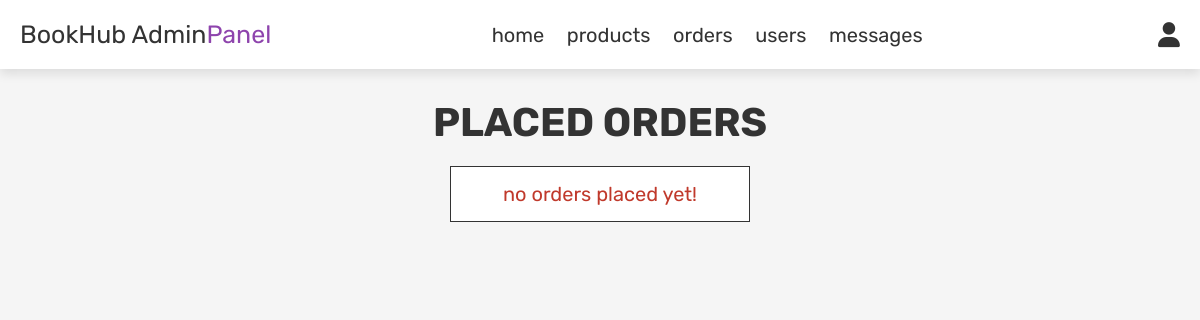
Before: /admin/admin_orders.php (signed in) with the older database file.
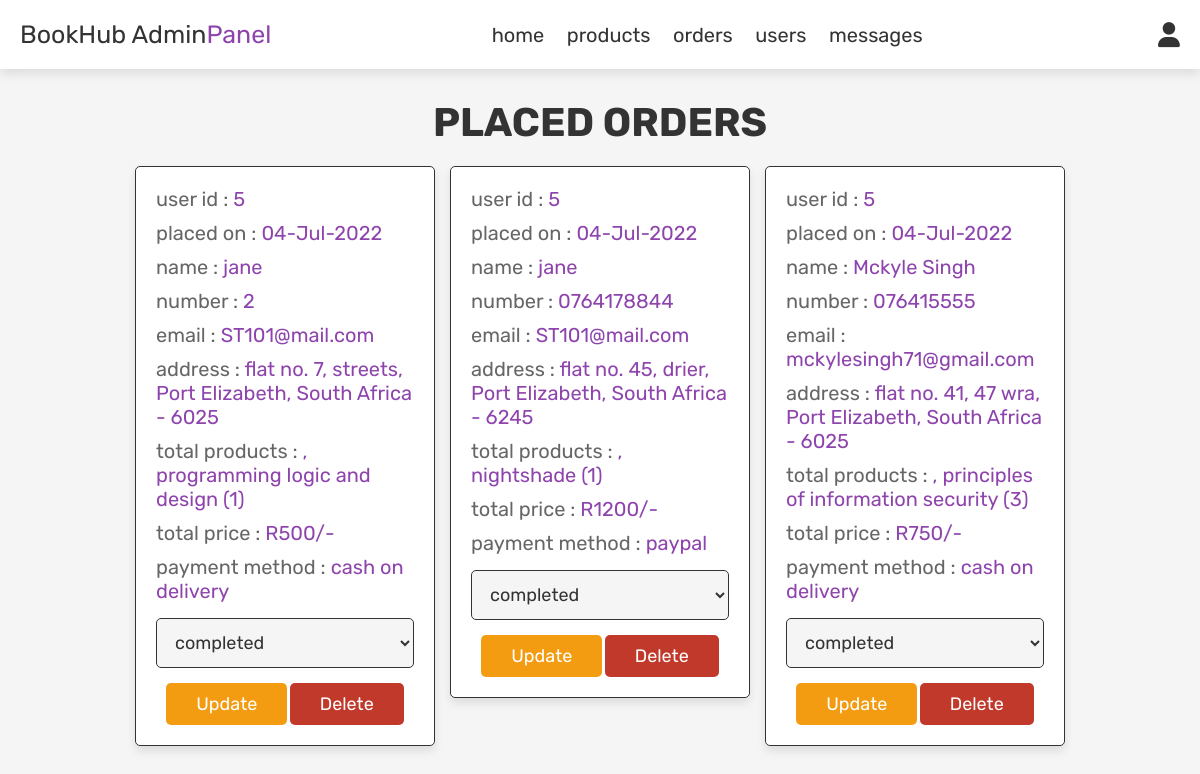
After: the same page with the newer database file.
### tables this page shows
CREATE TABLE `tblorder` (
  `order_id` int(100) NOT NULL,
  `user_id` int(100) NOT NULL,
  `name` varchar(100) NOT NULL,
  `number` varchar(12) NOT NULL,
  `email` varchar(100) NOT NULL,
  `method` varchar(50) NOT NULL,
  `address` varchar(500) NOT NULL,
  `total_products` varchar(1000) NOT NULL,
  `total_price` int(100) NOT NULL,
  `placed_on` varchar(50) NOT NULL,
  `payment_status` varchar(20) NOT NULL DEFAULT 'pending'
);

### admin/admin_orders.php (the view, shortened to what this page needs)
<?php
include '../DBConn.php';
?>
<!DOCTYPE html>
<html lang="en">
<head>
   <link rel="stylesheet" href="https://cdnjs.cloudflare.com/ajax/libs/font-awesome/6.0.0/css/all.min.css">
   <link rel="stylesheet" href="css/admin_style.css">
</head>
<body>
<?php include 'admin_header.php'; ?>
<section class="orders">
   <h1 class="title">placed orders</h1>
   <div class="box-container">
      <?php
      $select_orders = mysqli_query($conn, "SELECT * FROM `tblorder`") or die('query failed');
      if(mysqli_num_rows($select_orders) > 0){
         while($fetch_orders = mysqli_fetch_assoc($select_orders)){
      ?>
      <div class="box">
         <p> user id : <span><?php echo $fetch_orders['user_id']; ?></span> </p>
         <p> placed on : <span><?php echo $fetch_orders['placed_on']; ?></span> </p>
         <p> name : <span><?php echo $fetch_orders['name']; ?></span> </p>
         <p> number : <span><?php echo $fetch_orders['number']; ?></span> </p>
         <p> email : <span><?php echo $fetch_orders['email']; ?></span> </p>
         <p> address : <span><?php echo $fetch_orders['address']; ?></span> </p>
         <p> total products : <span><?php echo $fetch_orders['total_products']; ?></span> </p>
         <p> total price : <span>R<?php echo $fetch_orders['total_price']; ?>/-</span> </p>
         <p> payment method : <span><?php echo $fetch_orders['method']; ?></span> </p>
         <form action="" method="post">
            <select name="update_payment">
               <option value="" selected disabled><?php echo $fetch_orders['payment_status']; ?></option>
            </select>
            <input type="submit" value="update" name="update_order" class="option-btn">
            <a href="admin_orders.php?delete=<?php echo $fetch_orders['order_id']; ?>" onclick="return confirm('delete this order?');" class="delete-btn">delete</a>
         </form>
      </div>
      <?php
         }
      }else{
         echo '<p class="empty">no orders placed yet!</p>';
      }
      ?>
   </div>
</section>
</body>
</html>

Changed rows visible on the page:
added tblorder: user "5", placed_on "04-Jul-2022", name "jane", number "2", email "ST101@mail.com", address "flat no. 7, streets, Port Elizabeth, South Africa - 6025", total_products ", programming logic and design (1)", total_price "500", method "cash on delivery", update_payment "completed"
added tblorder: user "5", placed_on "04-Jul-2022", name "jane", number "0764178844", email "ST101@mail.com", address "flat no. 45, drier, Port Elizabeth, South Africa - 6245", total_products ", nightshade (1)", total_price "1200", method "paypal", update_payment "completed"
added tblorder: user "5", placed_on "04-Jul-2022", name "Mckyle Singh", number "076415555", email "mckylesingh71@gmail.com", address "flat no. 41, 47 wra, Port Elizabeth, South Africa - 6025", total_products ", principles of information security (3)", total_price "750", method "cash on delivery", update_payment "completed"
Other visible differences:
text no longer shown: "no orders placed yet!"
